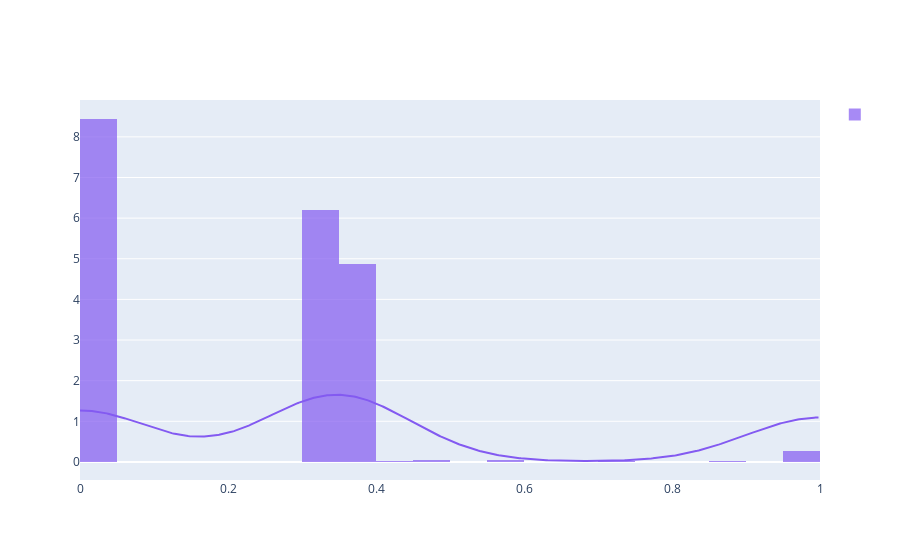

Here is the notebook cell this chart was saved with:
### Code cell
# BEFORE CHECKSUM
import plotly.figure_factory as ff

df_50 = clustering.evaluate_candidates(None, hist=False)
fig = ff.create_distplot([df_50["reference_recoveries"]], [""], colors=['#835AF1'], bin_size=0.05, show_rug=False, show_hist=True, curve_type="kde")
fig.show()

### Figure 1 — Plotly figure (JSON) as saved in the notebook; plotly's stock layout.template omitted (floating-point values rounded to 4 significant figures; data arrays with more than 128 entries replaced by an {"elided": "..."} marker saying what was removed)
{"data": [{"autobinx": false, "histnorm": "probability density", "legendgroup": "", "marker": {"color": "#835AF1"}, "name": "", "opacity": 0.7, "type": "histogram", "x": {"elided": "909 float values"}, "xaxis": "x", "xbins": {"end": 1, "size": 0.05, "start": 0}, "yaxis": "y"}, {"legendgroup": "", "marker": {"color": "#835AF1"}, "mode": "lines", "name": "", "showlegend": false, "type": "scatter", "x": {"elided": "500 float values"}, "xaxis": "x", "y": {"elided": "500 float values"}, "yaxis": "y"}], "layout": {"barmode": "overlay", "hovermode": "closest", "legend": {"traceorder": "reversed"}, "xaxis": {"anchor": "y2", "domain": [0, 1], "zeroline": false}, "yaxis": {"anchor": "free", "domain": [0, 1], "position": 0}}}
